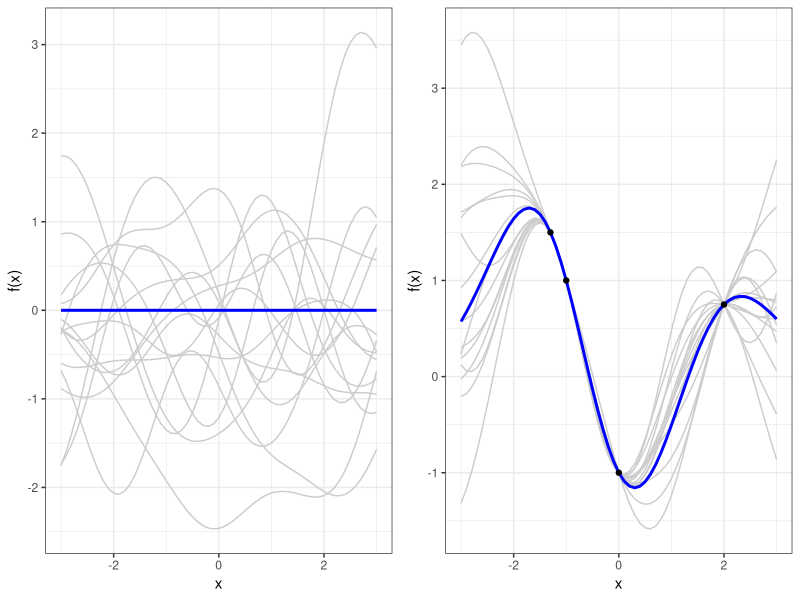

Recreate this plot in R.
## ---- chunk 1
# Load required libraries
library(ggplot2)
library(reshape2)
library(MASS)
library(grid)

multiplot <- function(..., plotlist=NULL, file, cols=1, layout=NULL) {
  # Make a list from the ... arguments and plotlist
  plots <- c(list(...), plotlist)

  numPlots = length(plots)

  # If layout is NULL, then use 'cols' to determine layout
  if (is.null(layout)) {
    # Make the panel
    # ncol: Number of columns of plots
    # nrow: Number of rows needed, calculated from # of cols
    layout <- matrix(seq(1, cols * ceiling(numPlots/cols)),
                    ncol = cols, nrow = ceiling(numPlots/cols))
  }

 if (numPlots==1) {
    print(plots[[1]])

  } else {
    # Set up the page
    grid.newpage()
    pushViewport(viewport(layout = grid.layout(nrow(layout), ncol(layout))))

    # Make each plot, in the correct location
    for (i in 1:numPlots) {
      # Get the i,j matrix positions of the regions that contain this subplot
      matchidx <- as.data.frame(which(layout == i, arr.ind = TRUE))

      print(plots[[i]], vp = viewport(layout.pos.row = matchidx$row,
                                      layout.pos.col = matchidx$col))
    }
  }
}

# Set random number generator seed for reproducibility
set.seed(121)

# Define input (x) range
GP.prior.input <- data.frame(x = seq(-3, 3, 0.1))

# Define Kernel function
GP.calc.sigma <- function(x, y, alpha = 1){
    # Create covariance matrix
    sigma <- data.frame(matrix(0, ncol = length(y), nrow = length(x)))
    
    # Calculate covariance values based on kernel equation
    for(i in 1:length(x)){
        for(j in 1:length(y)){
            sigma[i, j] <- exp(-alpha * .5 * (x[i] - y[j]) * (x[i] - y[j]))
        }
    }
    return(sigma)
}

# ****** Generate Prior Visualisation ******
# Calculate the prior's covariance matrix
GP.prior.K <- GP.calc.sigma(GP.prior.input$x, GP.prior.input$x)

# Using mvrnorm
GP.prior <- GP.prior.input

for(i in 1:15){
    GP.prior.output <- mvrnorm(1, rep(0, nrow(GP.prior.input)), GP.prior.K)
    GP.prior[paste("f",i, sep = "")] <- GP.prior.output
}

# Shape data for visualisation
GP.prior.vis <- melt(GP.prior, id="x")

# Visualise GP prior
g.prior <- ggplot(data = GP.prior.vis, aes(x = x, y = value))
g.prior <- g.prior + geom_line(aes(group=variable), colour="grey80")
g.prior <- g.prior + theme_bw() + xlab("x") + ylab("f(x)")
g.prior <- g.prior + geom_line(data=data.frame(x = c(-3,3), y = c(0,0)),
                   aes(x=x,y=y),
                   colour="blue",
                   size=1)

# ****** Generate Posterior Visualisation ******
# Define training data frame
f <- data.frame(x=c(-1,-1.3,0,2),
                y=c(1,1.5,-1,0.75))

# Perform regression
x <- f$x
k.xx <- data.matrix(GP.calc.sigma(x,x))
k.xxs <- data.matrix(GP.calc.sigma(x,GP.prior.input$x))
k.xsx <- data.matrix(GP.calc.sigma(GP.prior.input$x,x))
#k.xsxs <- data.matrix(GP.calc.sigma(GP.prior.input$x,GP.prior.input$x))
k.xsxs <- data.matrix(GP.prior.K)

f.star.bar <- k.xsx %*% solve(k.xx) %*% f$y
cov.f.star <- k.xsxs - k.xsx %*% solve(k.xx) %*% k.xxs

# Using mvrnorm
GP.posterior <- GP.prior.input

for(i in 1:15){
    GP.posterior.output <- mvrnorm(1, f.star.bar, cov.f.star)
    GP.posterior[paste("f",i, sep = "")] <- GP.posterior.output
}

# Shape data for visualisation
GP.posterior.vis <- melt(GP.posterior, id="x")

# Visualise GP posterior
g.post <- ggplot(data = GP.posterior.vis, aes(x = x, y = value))
g.post <- g.post + geom_line(aes(group=variable), colour="grey80")
g.post <- g.post + theme_bw() + xlab("x") + ylab("f(x)")
g.post <- g.post + geom_line(data=data.frame(x = GP.posterior$x, y = f.star.bar),
                   aes(x=x,y=y),
                   colour="blue",
                   size=1)
g.post <- g.post + geom_point(data=f,aes(x=x,y=y))

multiplot(g.prior, g.post, cols=2)
